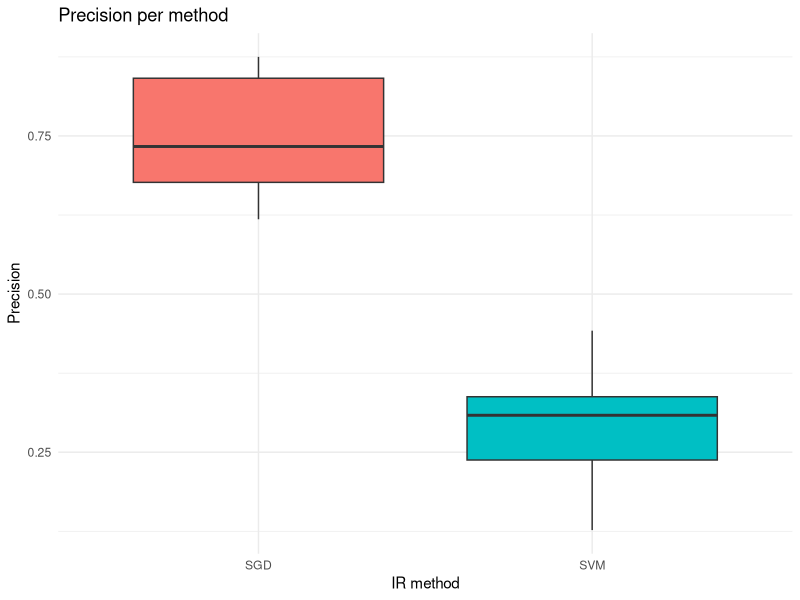

Generate this figure with R:
#loading library
require("ggplot2")

# selecting the current directory
setwd("/Users/tassiovale/Dropbox/PhD Thesis/trace2vary/trace_recovery/results/")

# read csv file
data <- read.csv("2018-05-09_16h30m_output.csv")

chart <- ggplot(data=data, aes(x=method, y=precision, fill=method)) +
    geom_boxplot() +
    theme_minimal() +
    ggtitle("Precision per method") +
    labs(x="IR method", y="Precision") +
    scale_fill_discrete(guide=FALSE)

ggsave("2018-05-09_16h30m_precision_chart.eps")